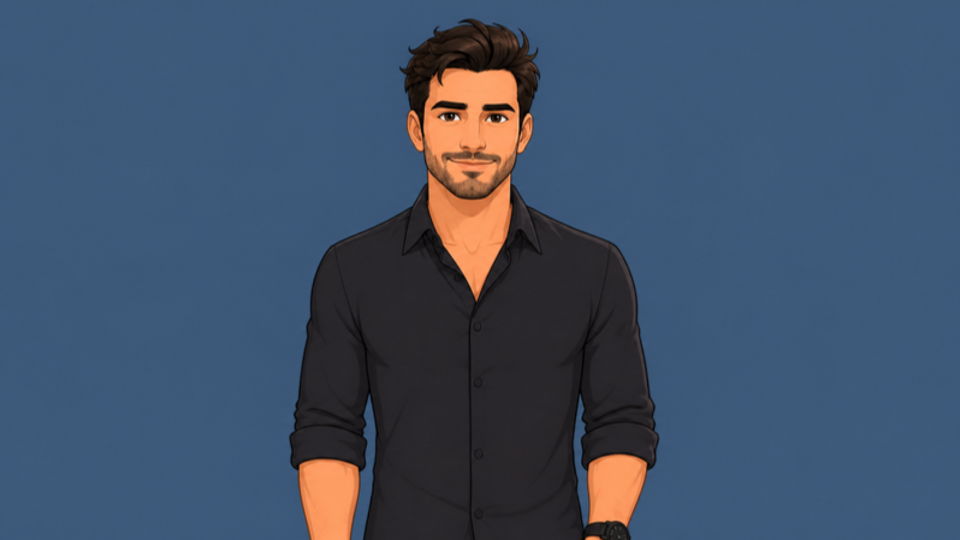
#> input picture assets/karakter/paket-v1/a-konusma-kapali.png, 1920 x 1080 px (shown at 1/2 size)
$ python tutarlilik.py ../../assets/karakter/paket-v1
#> lines starting #> are read from the running program, lines starting #| are printed output that depends on the picture; after the words box and inside, x2 and y2 are one past the last pixel; in counts of white or black regions, pixels touching at a corner belong together
#!/usr/bin/env python3
"""Karakter paketi tutarlılık testi (OpenCV).
Kullanım: ~/.finansal-arac/venv/bin/python -I tools/gorsel/tutarlilik.py <paket_klasoru> [--ref a-konusma-kapali.png] [--kontak kontak.jpg]
Yöntem: düz arka planı köşe renginden ayırır -> ön plan maskesi. Maskede renk bölgeleri:
  ten  = turuncu-ten tonu (HSV H 5-25, S>60, V>110)
  sac  = kafa kutusunun üst %35'indeki koyu pikseller (V<90)
  gomlek = kafa altındaki gövdenin koyu, düşük doygunluklu pikselleri (V<70, S<90)
Her bölgenin medyan Lab rengi -> referansa göre ΔE (CIE76). Kafa kutusu (genişlik daralan üst kısım)
için HSV histogram korelasyonu + kafa üstü/merkez/kafa yüksekliği (kadraj sabitliği).
Eşikler: ten ΔE<=8, saç ΔE<=10, gömlek ΔE<=8, kafa hist kor.>=0.80, kafa merkez kayması <=4% genişlik, kafa ölçek farkı <=10%.
"""
import sys, os, glob, json, argparse
import cv2, numpy as np

def fg_mask(img):
    h, w = img.shape[:2]
    corners = np.concatenate([img[:20,:20].reshape(-1,3), img[:20,-20:].reshape(-1,3)])
    bg = np.median(corners, 0)
    lab = cv2.cvtColor(img, cv2.COLOR_BGR2LAB).astype(np.float32)
    bgl = cv2.cvtColor(bg.reshape(1,1,3).astype(np.uint8), cv2.COLOR_BGR2LAB).astype(np.float32)[0,0]
    d = np.linalg.norm(lab - bgl, axis=2)
    m = (d > 18).astype(np.uint8)
    m = cv2.morphologyEx(m, cv2.MORPH_OPEN, np.ones((5,5),np.uint8))
    n, lbl, st, _ = cv2.connectedComponentsWithStats(m)
    if n > 1:
        k = 1 + np.argmax(st[1:, cv2.CC_STAT_AREA]); m = (lbl == k).astype(np.uint8)
    return m

def head_box(m, skin):
    # kafa: maskenin en üstünden başlayıp ten+saç bölgesinin; genişlik profili omuzda sıçrar
    ys = np.where(m.any(1))[0]; top = ys[0]
    widths = m.sum(1)
    # ilk 40 satırın genişliğinin medyanına göre: genişlik kafa genişliğinin 1.9 katını aşınca omuz
    hw = None; bottom = None
    for y in range(top+10, m.shape[0]):
        w = widths[y]
        if hw is None and y > top + 60: hw = np.median(widths[top+30:top+60])
        if hw is not None and w > 1.9*hw: bottom = y; break
    if bottom is None: bottom = top + 300
    row = m[top:bottom]
    xs = np.where(row.any(0))[0]
    # kafa sütunları: üst 120 satırda maskeli sütunlar
    xs2 = np.where(m[top:top+min(150,bottom-top)].any(0))[0]
    x0, x1 = xs2[0], xs2[-1]
    return int(x0), int(top), int(x1), int(bottom)

def med_lab(img, sel):
    if sel.sum() < 50: return None
    lab = cv2.cvtColor(img, cv2.COLOR_BGR2LAB).astype(np.float32)
    v = np.median(lab[sel>0], 0)
    return [float(v[0]*100/255), float(v[1]-128), float(v[2]-128)]

def de(a, b):
    if a is None or b is None: return None
    return float(np.linalg.norm(np.array(a)-np.array(b)))

def analyze(path):
    img = cv2.imread(path); H, W = img.shape[:2]
    m = fg_mask(img)
    hsv = cv2.cvtColor(img, cv2.COLOR_BGR2HSV)
    Hh, S, V = hsv[...,0], hsv[...,1], hsv[...,2]
    skin = ((Hh>=5)&(Hh<=25)&(S>60)&(V>110)&(m>0)).astype(np.uint8)
    x0,y0,x1,y1 = head_box(m, skin)
    hb = np.zeros_like(m); hb[y0:y1, x0:x1] = 1
    hair = ((V<90)&(m>0)&(hb>0)).astype(np.uint8); hair[y0+int(0.35*(y1-y0)):] = 0
    face_skin = skin & hb
    body = np.zeros_like(m); body[y1+40:, :] = 1
    shirt = ((V<70)&(S<90)&(m>0)&(body>0)).astype(np.uint8)
    head = img[y0:y1, x0:x1]
    hh = cv2.calcHist([cv2.cvtColor(head, cv2.COLOR_BGR2HSV)], [0,1], (m[y0:y1,x0:x1]*255), [30,32], [0,180,0,256])
    cv2.normalize(hh, hh)
    return dict(path=path, size=(W,H), head=(x0,y0,x1,y1), hist=hh,
                skin=med_lab(img, face_skin), hair=med_lab(img, hair), shirt=med_lab(img, shirt),
                fg_area=float(m.mean()))

def main():
    ap = argparse.ArgumentParser(); ap.add_argument('dir'); ap.add_argument('--ref', default='a-konusma-kapali.png')
    ap.add_argument('--kontak', default=None); ap.add_argument('--kart', default=None, help='referans karakter sayfası (kontakta ilk kare)'); ap.add_argument('--json', default=None)
    a = ap.parse_args()
    files = sorted(f for f in glob.glob(os.path.join(a.dir, '*.png')))
    res = {os.path.basename(f): analyze(f) for f in files}
#> in analyze, img is the input picture: shape (1080, 1920, 3); mean B, G, R 104.2, 80.8, 64.3
#> in fg_mask, `corners = np.concatenate([img[:20,:20].reshape(-1,3), img[:20,-20:].re..`: corners = 800 rows, first 8: [123, 90, 61], [123, 90, 61], [123, 90, 61], [123, 90, 61], [123, 89, 61], [123, 89, 61], [123, 89, 61], [123, 89, 61]
#> in fg_mask, `bg = np.median(corners, 0)`: bg = [123, 90, 61]
#> in fg_mask, `lab = cv2.cvtColor(img, cv2.COLOR_BGR2LAB).astype(np.float32)`:
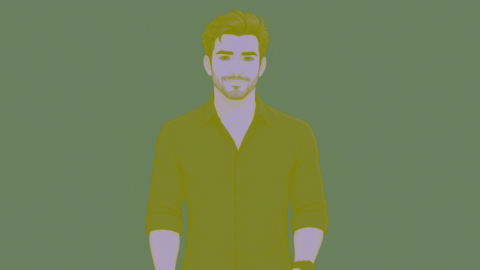
#> lab: shape (1080, 1920, 3) float32 (shown at 1/4 size); mean B, G, R 87.4, 129.4, 114.4
#> in fg_mask, `bgl = cv2.cvtColor(bg.reshape(1,1,3).astype(np.uint8), cv2.COLOR_BGR2L..`: bgl = [95, 127, 106]
#> in fg_mask, `m = (d > 18).astype(np.uint8)`:
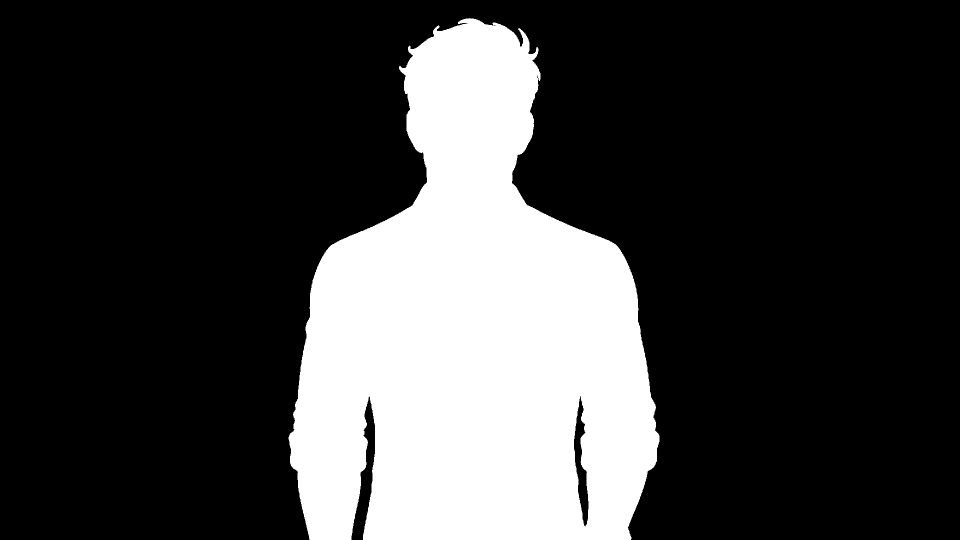
#> m: shape (1080, 1920) (shown at 1/2 size); values 0 (black) and 1 (white), 24.3% white; 1 white region, box (x1, y1, x2, y2) and area: (577, 36, 1319, 1080) 504729
#> in fg_mask, `n, lbl, st, _ = cv2.connectedComponentsWithStats(m)`: n = 2; st = [[0, 0, 1920, 1080, 1569038], [577, 37, 742, 1043, 504562]]
#> in fg_mask, `k = 1 + np.argmax(st[1:, cv2.CC_STAT_AREA])`: k = 1
#> in analyze, `Hh, S, V = hsv[...,0], hsv[...,1], hsv[...,2]`:
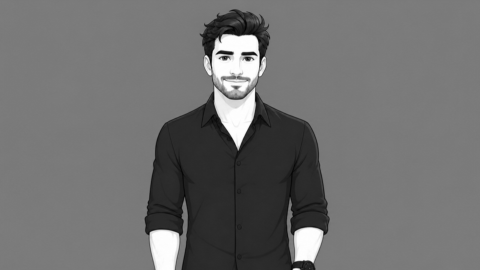
#> V: shape (1080, 1920) (shown at 1/4 size); min 0, max 255, mean 111.1
#> in analyze, `skin = ((Hh>=5)&(Hh<=25)&(S>60)&(V>110)&(m>0)).astype(np.uint8)`:
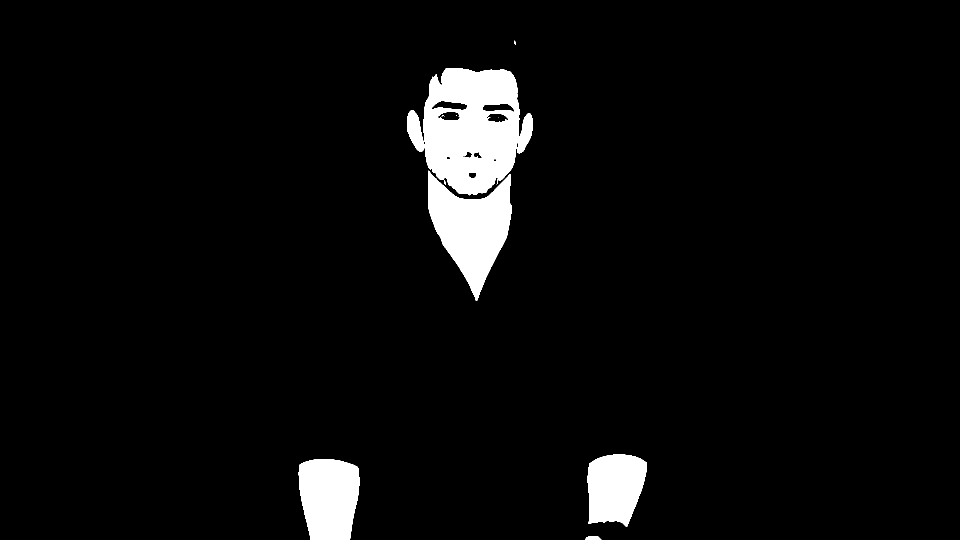
#> skin: shape (1080, 1920) (shown at 1/2 size); values 0 (black) and 1 (white), 4.6% white; 13 white regions (5 under 20 px), largest, box (x1, y1, x2, y2) and area: (847, 136, 1066, 391) 39083, (856, 341, 1024, 602) 22983, (597, 918, 719, 1080) 16729
#> in head_box, `ys = np.where(m.any(1))[0]`: ys = 1043 values from 37 to 1079
#> in head_box, `top = ys[0]`: top = 37
#> in head_box, `widths = m.sum(1)`: widths = 1080 values, max 713 at index 877, min 0 at index 0, mean 467.2
#> the loop in head_box, `for y in range(top+10, m.shape[0]):` made 403 passes
#> (w, hw) on pass 52: (248, 199.5)
#> after the loop in head_box, `for y in range(top+10, m.shape[0]):`: hw = 199.5
#> in head_box, `row = m[top:bottom]`:
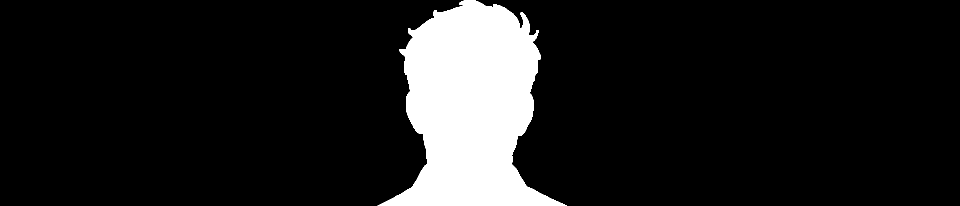
#> row: shape (412, 1920) (shown at 1/2 size); values 0 (black) and 1 (white), 11.7% white; 1 white region, box (x1, y1, x2, y2) and area: (755, 0, 1134, 412) 92866
#> in head_box, `xs = np.where(row.any(0))[0]`: xs = 379 values from 755 to 1133
#> in head_box, `xs2 = np.where(m[top:top+min(150,bottom-top)].any(0))[0]`: xs2 = 282 values from 799 to 1080
#> in head_box, `x0, x1 = xs2[0], xs2[-1]`: x0 = 799; x1 = 1080
#> in analyze, `x0,y0,x1,y1 = head_box(m, skin)`: x0 = 799; y0 = 37; x1 = 1080; y1 = 449
#> in analyze, `hair[y0 + int(0.35 * (y1 - y0)):] = 0`:
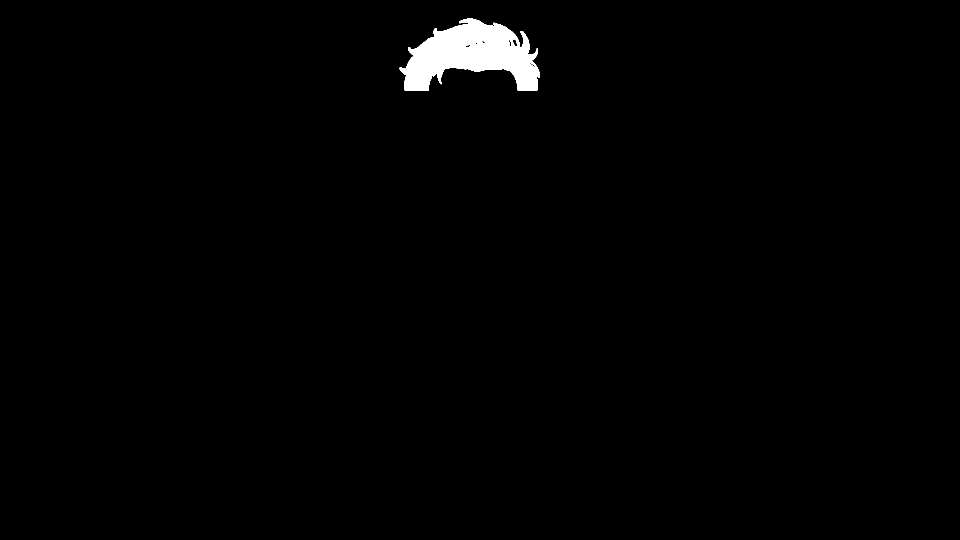
#> hair: shape (1080, 1920) (shown at 1/2 size); values 0 (black) and 1 (white), 1.1% white; 1 white region, box (x1, y1, x2, y2) and area: (799, 37, 1080, 181) 23547
#> in analyze, `head = img[y0:y1, x0:x1]`:
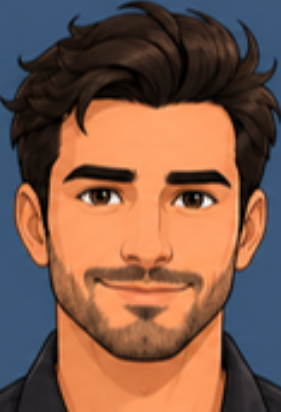
#> head: shape (412, 281, 3); mean B, G, R 73.3, 90.6, 127.5
#> in med_lab, `v = np.median(lab[sel>0], 0)`: v = [178, 158, 171]
    r = res[a.ref]; rx0,ry0,rx1,ry1 = r['head']; rW = r['size'][0]
#> after `r = res[a.ref]`: r = 8 items
#> after `rx0, ry0, rx1, ry1 = r['head']`: rx0 = 799; ry0 = 37; rx1 = 1080; ry1 = 449
#> after `rW = r['size'][0]`: rW = 1920
    rows = []; allok = True
    print(f"{'dosya':24} {'çöz.':10} {'tenΔE':>6} {'saçΔE':>6} {'gömΔE':>6} {'kafaKor':>7} {'merkez%':>7} {'ölçek%':>7}  sonuç")
    for n, x in res.items():
        x0,y0,x1,y1 = x['head']
        cor = float(cv2.compareHist(r['hist'], x['hist'], cv2.HISTCMP_CORREL))
        dc = abs(((x0+x1)/2 - (rx0+rx1)/2))/rW*100
        sc = abs((y1-y0)/(ry1-ry0)-1)*100
        dsk, dh, dsh = de(r['skin'],x['skin']), de(r['hair'],x['hair']), de(r['shirt'],x['shirt'])
        checks = [x['size'][0]>=1920 and x['size'][1]>=1080, dsk is not None and dsk<=8, dh is not None and dh<=10,
                  dsh is not None and dsh<=8, cor>=0.80]
        ok = all(checks); allok &= ok
        fr = 'kadraj-ok' if (dc<=4 and sc<=10) else 'kadraj-kaydı'
        f = lambda v: 'yok' if v is None else f"{v:.1f}"
        print(f"{n:24} {x['size'][0]}x{x['size'][1]:<5} {f(dsk):>6} {f(dh):>6} {f(dsh):>6} {cor:7.2f} {dc:7.1f} {sc:7.1f}  {'GEÇTİ' if ok else 'KALDI'} {fr}")
        rows.append(dict(dosya=n, cozunurluk=x['size'], ten_dE=dsk, sac_dE=dh, gomlek_dE=dsh, kafa_hist_kor=cor,
                         kafa_merkez_kayma_yuzde=dc, kafa_olcek_fark_yuzde=sc, gecti=ok, kafa_kutusu=x['head']))
#> this loop made 1 pass
#> (n, x0, y0, x1, y1, cor, dc, sc) on pass 1: ('a-konusma-kapali.png', 799, 37, 1080, 449, 1, 0, 0)
#> (printed output is left out)
#> after the loop, allok = True; rows = 1 item
    if a.json:
        json.dump(rows, open(a.json,'w'), ensure_ascii=False, indent=1)
    if a.kontak:
        thumbs = []
        for n, x in res.items():
            im = cv2.imread(x['path']); x0,y0,x1,y1 = x['head']
            cv2.rectangle(im, (x0,y0), (x1,y1), (0,255,255), 4)
            t = cv2.resize(im, (640,360)); cv2.rectangle(t,(0,0),(640,34),(0,0,0),-1)
            cv2.putText(t, n, (8,25), cv2.FONT_HERSHEY_SIMPLEX, 0.8, (255,255,255), 2)
            # kafa yakın plan
            hc = cv2.resize(cv2.imread(x['path'])[y0:y1, x0:x1], (300,360))
            thumbs.append(np.hstack([t, hc]))
        if a.kart:
            k = cv2.imread(a.kart); kh, kw = k.shape[:2]; s_ = min(940/kw, 360/kh)
            k = cv2.resize(k, (int(kw*s_), int(kh*s_))); tile = np.full((360,940,3), 40, np.uint8)
            oy, ox = (360-k.shape[0])//2, (940-k.shape[1])//2; tile[oy:oy+k.shape[0], ox:ox+k.shape[1]] = k
            cv2.putText(tile, 'REFERANS', (8,25), cv2.FONT_HERSHEY_SIMPLEX, 0.8, (0,255,255), 2)
            thumbs.insert(0, tile)
        cols = 2; pad = np.zeros_like(thumbs[0])
        while len(thumbs) % cols: thumbs.append(pad)
        grid = np.vstack([np.hstack(thumbs[i:i+cols]) for i in range(0, len(thumbs), cols)])
        cv2.imwrite(a.kontak, grid, [cv2.IMWRITE_JPEG_QUALITY, 88])
    print('TOPLAM:', 'TÜMÜ GEÇTİ' if allok else 'ELENEN VAR')
#| TOPLAM: TÜMÜ GEÇTİ

if __name__ == '__main__':
    main()
